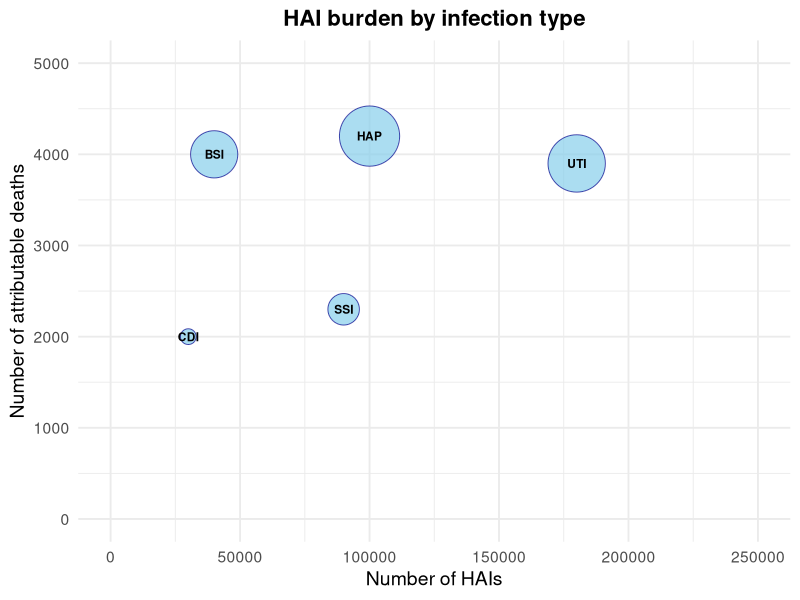

Reproduce this figure in R.
## ---- chunk 1
#| echo: false
#| label: tbl-hai

library(knitr)

table <- data.frame(
  `Metric (95% UI)` = c("Estimated HAI cases", "Attributable deaths", "DALYs", "DALYs per 100,000 population"),
  `Germany 2011` = c("478,222 (421k–538k)", "16,245 (10.9k–22.8k)", "248,920 (179k–336k)", "308.2 (221–416)"),
  `EU/EEA Average (2011-12)` = c("2,365,466", "77,483", "1,465,822", "290.0 (215–377)"),
  check.names = FALSE
)

kable(
  table,
  caption = "Comparison of HAI Burden, Germany vs EU/EEA (2011–2012)"
)
## ---- chunk 2
#| echo: false
#| label: fig-hai

library(ggplot2)

data <- data.frame(
  Infection = c("BSI", "HAP", "UTI", "CDI", "SSI"),
  HAIs      = c(40000, 100000, 180000, 30000, 90000),  
  Deaths    = c(4000, 4200, 3900, 2000, 2300),
  Size      = c(50, 70, 65, 30, 35)
)

ggplot(data, aes(x = HAIs, y = Deaths, size = Size, label = Infection)) +
  geom_point(shape = 21, fill = "skyblue", color = "darkblue", alpha = 0.7) +
  geom_text(size = 3, fontface = "bold") +
  scale_size(range = c(5, 20), guide = "none") +  
  labs(
    title = "HAI burden by infection type",      
    x = "Number of HAIs",
    y = "Number of attributable deaths"
  ) +
  xlim(0, 250000) + 
  ylim(0, 5000) +
  theme_minimal(base_size = 14) +
  theme(
    plot.title = element_text(hjust = 0.5, face = "bold", size = 16) 
  )

